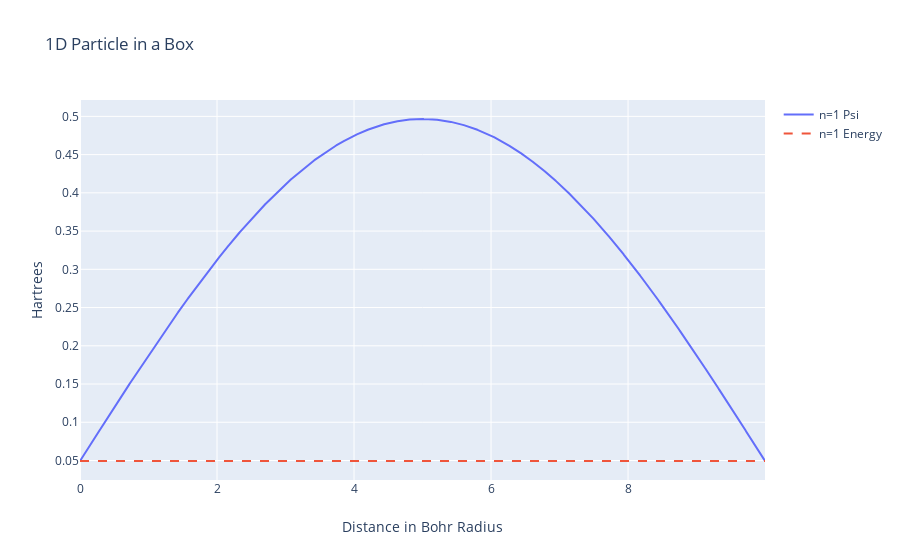

Write notebook code for a chart like this one.
### Code cell
# Graph Data Here
figure = {
    "data": [], 
    "layout":{
        "xaxis":{"title":"Distance in Bohr Radius"},
        "yaxis":{"title": "Hartrees"},
        "title":{"text":"1D Particle in a Box"}
    }
}

for nIndex, n in enumerate(qn):
    figure["data"].append(
        {
            "type":"scatter",
            "x":xData,
            "y":[y + EData[nIndex][index] for index, y in enumerate(yData[nIndex])],
            "mode": "markers",
            "name": "n=" + str(n) + " Psi",
            "connectgaps": True,
            "mode":"lines"
        }
    )
    
    figure["data"].append(
       { 
           "type":"scatter",
           "x":xData,
           "y":EData[nIndex],
           "mode":"markers",
           "name":"n=" + str(n) + " Energy",
           "connectgaps": True,   
           "mode":"lines",
           "line":{"dash":"dash"}
       }
    )

iplot(figure)

### Figure 1 — Plotly figure (JSON) as saved in the notebook; plotly's stock layout.template omitted (floating-point values rounded to 4 significant figures; data arrays with more than 128 entries replaced by an {"elided": "..."} marker saying what was removed)
{"data": [{"connectgaps": true, "mode": "lines", "name": "n=1 Psi", "type": "scatter", "x": {"elided": "10000 float values"}, "y": {"elided": "10000 float values"}}, {"connectgaps": true, "line": {"dash": "dash"}, "mode": "lines", "name": "n=1 Energy", "type": "scatter", "x": {"elided": "10000 float values"}, "y": {"elided": "10000 float values"}}], "layout": {"title": {"text": "1D Particle in a Box"}, "xaxis": {"title": {"text": "Distance in Bohr Radius"}}, "yaxis": {"title": {"text": "Hartrees"}}}}
